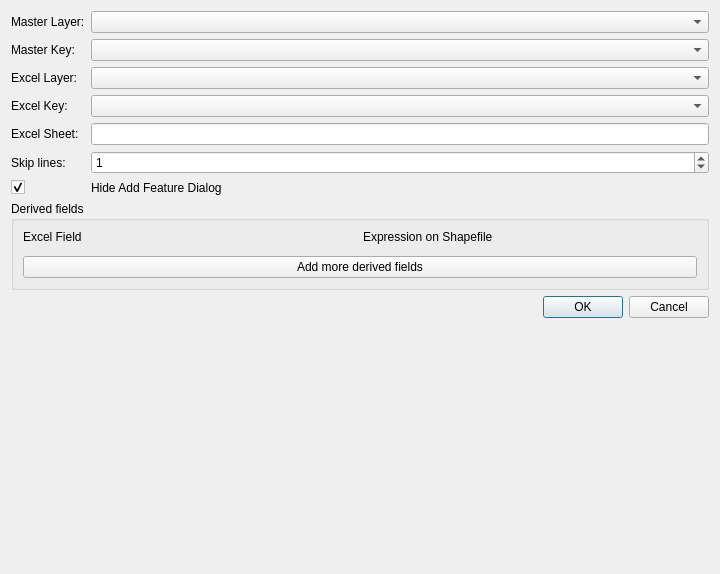
<?xml version="1.0" encoding="UTF-8"?>
<ui version="4.0">
 <class>shpsyncDialogBase</class>
 <widget class="QDialog" name="shpsyncDialogBase">
  <property name="geometry">
   <rect>
    <x>0</x>
    <y>0</y>
    <width>720</width>
    <height>574</height>
   </rect>
  </property>
  <property name="windowTitle">
   <string>ShpSync</string>
  </property>
  <layout class="QFormLayout" name="formLayout_2">
   <property name="fieldGrowthPolicy">
    <enum>QFormLayout::AllNonFixedFieldsGrow</enum>
   </property>
   <item row="0" column="0">
    <widget class="QLabel" name="label">
     <property name="text">
      <string>Master Layer:</string>
     </property>
    </widget>
   </item>
   <item row="0" column="1">
    <widget class="QComboBox" name="comboBox_master"/>
   </item>
   <item row="1" column="0">
    <widget class="QLabel" name="label_2">
     <property name="text">
      <string>Master Key:</string>
     </property>
    </widget>
   </item>
   <item row="1" column="1">
    <widget class="QComboBox" name="comboBox_master_key"/>
   </item>
   <item row="2" column="0">
    <widget class="QLabel" name="label_3">
     <property name="text">
      <string>Excel Layer:</string>
     </property>
    </widget>
   </item>
   <item row="2" column="1">
    <widget class="QComboBox" name="comboBox_slave"/>
   </item>
   <item row="3" column="0">
    <widget class="QLabel" name="label_4">
     <property name="text">
      <string>Excel Key:</string>
     </property>
    </widget>
   </item>
   <item row="3" column="1">
    <widget class="QComboBox" name="comboBox_slave_key"/>
   </item>
   <item row="4" column="0">
    <widget class="QLabel" name="label_5">
     <property name="text">
      <string>Excel Sheet:</string>
     </property>
    </widget>
   </item>
   <item row="4" column="1">
    <widget class="QLineEdit" name="lineEdit_sheetName"/>
   </item>
   <item row="5" column="0">
    <widget class="QLabel" name="label_6">
     <property name="text">
      <string>Skip lines:</string>
     </property>
    </widget>
   </item>
   <item row="5" column="1">
    <widget class="QSpinBox" name="spinBox">
     <property name="value">
      <number>1</number>
     </property>
    </widget>
   </item>
   <item row="7" column="0" colspan="2">
    <widget class="QGroupBox" name="groupBox">
     <property name="title">
      <string>Derived fields</string>
     </property>
     <layout class="QFormLayout" name="formLayout_3">
      <property name="fieldGrowthPolicy">
       <enum>QFormLayout::AllNonFixedFieldsGrow</enum>
      </property>
      <item row="3" column="0" colspan="2">
       <widget class="QPushButton" name="pushButton">
        <property name="text">
         <string>Add more derived fields</string>
        </property>
       </widget>
      </item>
      <item row="2" column="0" colspan="2">
       <layout class="QVBoxLayout" name="verticalLayout"/>
      </item>
      <item row="0" column="0" colspan="2">
       <layout class="QHBoxLayout" name="horizontalLayout">
        <item>
         <widget class="QLabel" name="label_7">
          <property name="text">
           <string>Excel Field</string>
          </property>
         </widget>
        </item>
        <item>
         <widget class="QLabel" name="label_8">
          <property name="text">
           <string>Expression on Shapefile</string>
          </property>
         </widget>
        </item>
       </layout>
      </item>
     </layout>
    </widget>
   </item>
   <item row="8" column="0" colspan="2">
    <widget class="QDialogButtonBox" name="buttonBox">
     <property name="standardButtons">
      <set>QDialogButtonBox::Cancel|QDialogButtonBox::Ok</set>
     </property>
    </widget>
   </item>
   <item row="6" column="0">
    <widget class="QCheckBox" name="checkBox">
     <property name="text">
      <string/>
     </property>
     <property name="checked">
      <bool>true</bool>
     </property>
    </widget>
   </item>
   <item row="6" column="1">
    <widget class="QLabel" name="label_9">
     <property name="text">
      <string>Hide Add Feature Dialog</string>
     </property>
    </widget>
   </item>
  </layout>
 </widget>
 <resources/>
 <connections/>
</ui>
